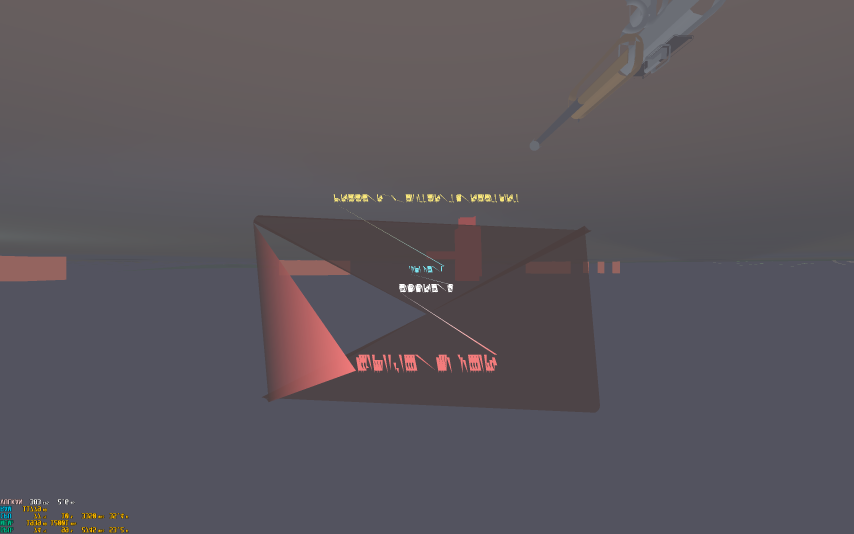
#> input picture ui_start.png, 2560 x 1600 px, found by its file name (shown at 1/3 size)
$ python _uiflips.py
#> lines starting #> are read from the running program, lines starting #| are printed output that depends on the picture

from PIL import Image
im = Image.open('D:/Rust/steel-front/ui_start.png').convert('RGB')
#> im is the input picture: PIL image 2560x1600 RGB; mean R, G, B 91, 85.8, 91.6
w, h = im.size
#> w = 2560; h = 1600
# 垂直翻转（用户屏幕补偿）后的采样坐标
flip = im.transpose(Image.FLIP_TOP_BOTTOM)
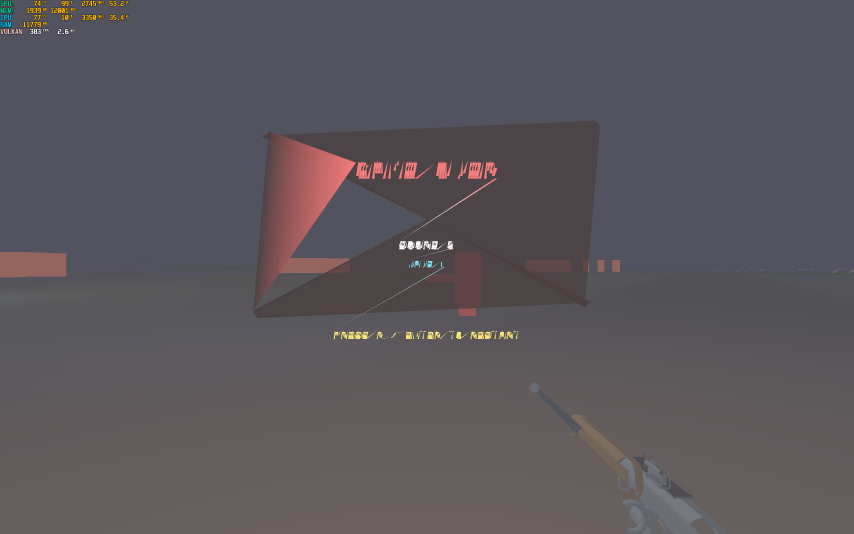
#> flip: PIL image 2560x1600 RGB (shown at 1/3 size); mean R, G, B 91, 85.8, 91.6
px = flip.load()
def lum(p): return p[0]+p[1]+p[2]
print('FLIPPED ui_start:')
# 开始菜单布局（设计空间 -> 像素 x2）:
# 容器 (380,210,520,170) 圆角24*2=48; 标题 y=240; 副标题 284; ops 308
pts = [
    ('panel center', 1280, 590),
    ('outside left', 200, 590),
    ('corner cut TL (760,420)', 768, 428),
    ('inside near TL (830,480)', 830, 480),
    ('corner cut BR (1800,760)', 1792, 752),
    ('title area', 1280, 500),
    ('subtitle', 1280, 568+14),
    ('ops', 1280, 608+7),
    ('hint 0.55h', 1280, 880),
]
for label, x, y in pts:
    p = px[x, y]
    print('  %-26s (%5d,%4d) lum=%3d rgb=%s' % (label, x, y, p[0]+p[1]+p[2], p))
#> this loop made 9 passes
#> p on passes 1 to 9: (77, 68, 71), (83, 83, 95), (83, 83, 95), (109, 76, 78), (83, 83, 95), (77, 68, 71), (77, 68, 71), (77, 68, 71), (77, 68, 69)
#|   panel center               ( 1280, 590) lum=216 rgb=(77, 68, 71)
#|   outside left               (  200, 590) lum=261 rgb=(83, 83, 95)
#|   corner cut TL (760,420)    (  768, 428) lum=261 rgb=(83, 83, 95)
#|   inside near TL (830,480)   (  830, 480) lum=263 rgb=(109, 76, 78)
#|   corner cut BR (1800,760)   ( 1792, 752) lum=261 rgb=(83, 83, 95)
#|   title area                 ( 1280, 500) lum=216 rgb=(77, 68, 71)
#|   subtitle                   ( 1280, 582) lum=216 rgb=(77, 68, 71)
#|   ops                        ( 1280, 615) lum=216 rgb=(77, 68, 71)
#> (further printed lines are left out)
# 垂直扫描找面板边界（翻转后）
print('vertical scan x=1280:')
prev = None
for y in range(0, h, 8):
    l = lum(px[1280, y])
    if prev is None or abs(l - prev) > 50:
        print('  y=%4d lum=%d rgb=%s' % (y, l, px[1280, y]))
        prev = l
#> this loop made 200 passes
#> (l, prev) on passes 1, 92, 94, 99, 100, 120: (261, 261), (765, 765), (216, 216), (598, 598), (216, 216), (268, 268)
#> l on passes 2 to 7: 261, 261, 261, 261, 261, 261
#|   y=   0 lum=261 rgb=(83, 83, 95)
#|   y= 728 lum=765 rgb=(255, 255, 255)
#|   y= 744 lum=216 rgb=(77, 68, 71)
#|   y= 784 lum=598 rgb=(124, 231, 243)
#|   y= 792 lum=216 rgb=(77, 68, 71)
#|   y= 952 lum=268 rgb=(88, 87, 93)
#> after the loop, prev = 268

$ run again, with ads_shot.png copied over ui_start.png
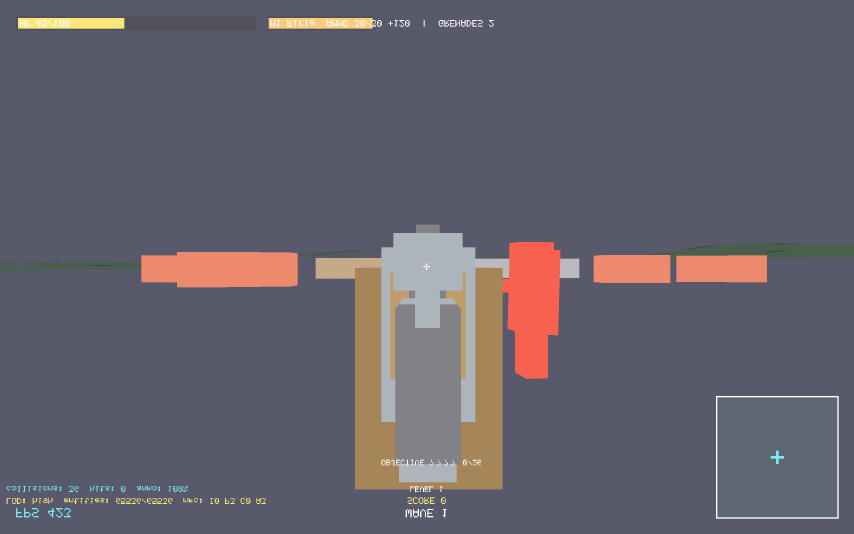
#> input picture ads_shot.png, 2560 x 1600 px, found by its file name (shown at 1/3 size)
#> im is the input picture: PIL image 2560x1600 RGB; mean R, G, B 101.6, 96.8, 110.1
#> `flip = im.transpose(Image.FLIP_TOP_BOTTOM)`:
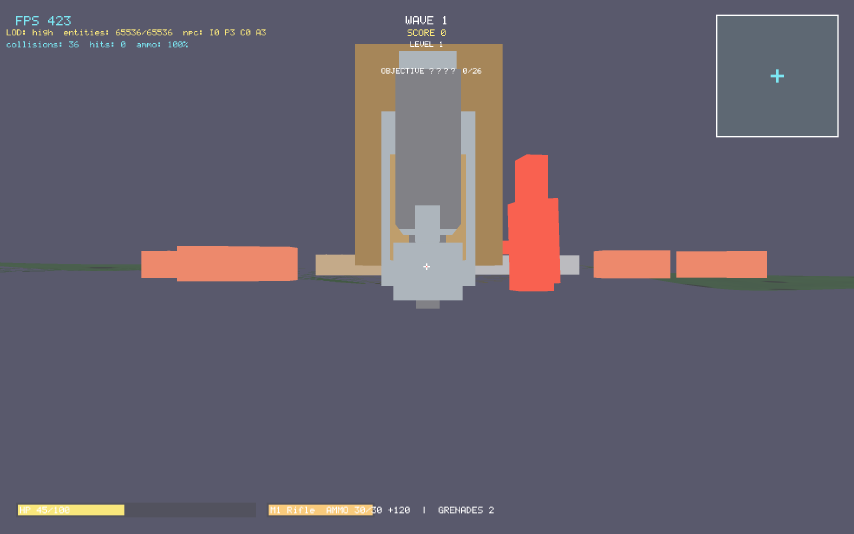
#> flip: PIL image 2560x1600 RGB (shown at 1/3 size); mean R, G, B 101.6, 96.8, 110.1
#> the loop `for label, x, y in pts:` made 9 passes
#> p on passes 1 to 8: (129, 129, 134), (89, 89, 108), (89, 89, 108), (89, 89, 108), (89, 89, 108), (129, 129, 134), (129, 129, 134), (129, 129, 134)
#> (printed output is left out)
#> the loop `for y in range(0, h, 8):` made 200 passes
#> (l, prev) on passes 1, 12, 14, 18, 21, 27, 78, 100: (286, 286), (604, 604), (286, 286), (389, 389), (541, 541), (392, 392), (542, 542), (765, 765)
#> (printed output is left out)
#> after the loop `for y in range(0, h, 8):`: prev = 286

$ run again, with cap_screen.png copied over ui_start.png
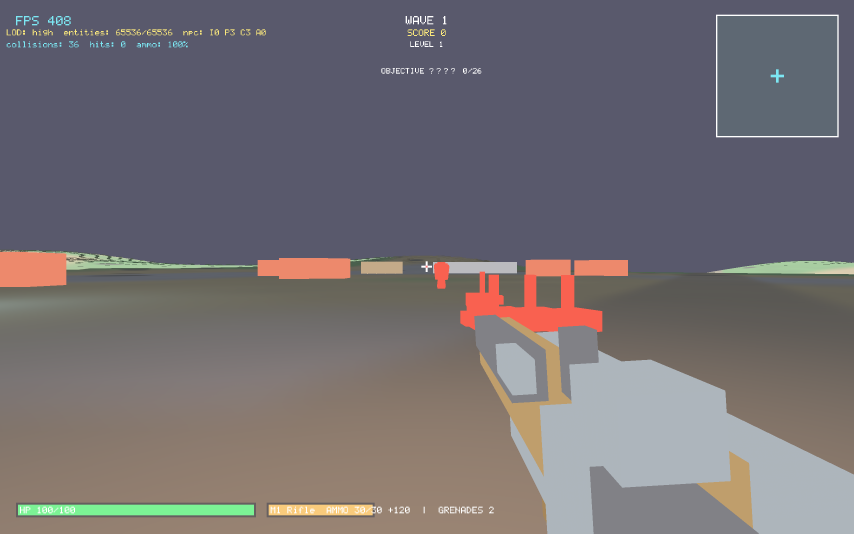
#> input picture cap_screen.png, 2560 x 1600 px, found by its file name (shown at 1/3 size)
#> im is the input picture: PIL image 2560x1600 RGB; mean R, G, B 115.7, 110.6, 115
#> `flip = im.transpose(Image.FLIP_TOP_BOTTOM)`:
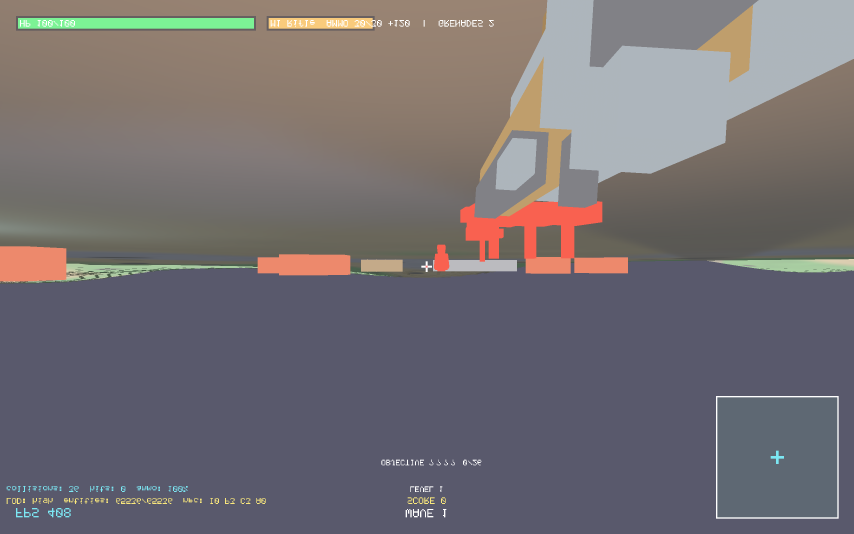
#> flip: PIL image 2560x1600 RGB (shown at 1/3 size); mean R, G, B 115.7, 110.6, 115
#> the loop `for label, x, y in pts:` made 9 passes
#> p on passes 1 to 8: (115, 110, 110), (112, 110, 107), (134, 123, 119), (130, 121, 120), (103, 101, 89), (124, 112, 104), (116, 111, 110), (112, 108, 107)
#> (printed output is left out)
#> the loop `for y in range(0, h, 8):` made 200 passes
#> (l, prev) on passes 1, 57, 89, 99, 101, 102, 103: (400, 400), (349, 349), (298, 298), (765, 765), (491, 491), (765, 765), (286, 286)
#> (printed output is left out)
#> after the loop `for y in range(0, h, 8):`: prev = 286
